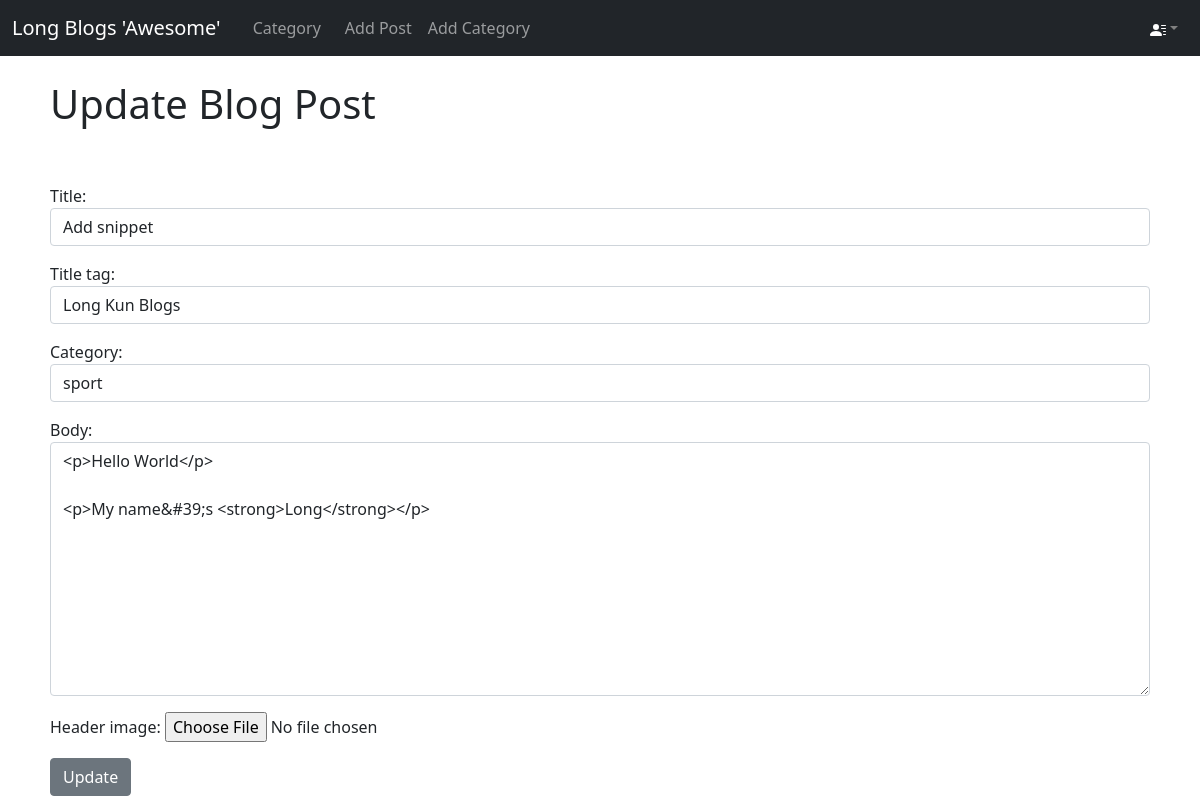
Page /article/edit/18/ (signed in) on the committed database.
### theblog/models.py (models this page shows, shortened)
class Post(models.Model):
    title = models.CharField(max_length=255)
    header_image = models.ImageField(null=True, blank=True, upload_to="images/")
    title_tag = models.CharField(max_length=255, default='Long Kun Blogs')
    author = models.ForeignKey(User, on_delete=models.CASCADE)
    category = models.CharField(max_length=255, default='coding')
    snippet = models.CharField(max_length=255)
    body = RichTextField(blank=True, null=True)
    post_date = models.DateField(auto_now_add=datetime.now)
    likes = models.ManyToManyField(User, related_name='blog_posts')

### theblog/views.py (the view)
# urls.py: path('article/edit/<int:pk>/', views.UpdatePostView.as_view(), name='update-post'),
class UpdatePostView(UpdateView):
    model = Post
    form_class = EditForm  # if use form_class u must remove fields = (...)
    template_name = 'theblog/update_post.html'

### theblog/forms.py
class EditForm(forms.ModelForm):
    class Meta:
        model = Post
        fields = ('title', 'title_tag', 'category', 'body', 'header_image')
        widgets = {
            'title': forms.TextInput(attrs={'class': 'form-control', 'placeholder': 'This is title ...'}),
            'title_tag': forms.TextInput(attrs={'class': 'form-control'}),
            'category': forms.Select(choices=choice_list,attrs={'class': 'form-control'}),
            'body': forms.Textarea(attrs={'class': 'form-control'}),
        }

### theblog/templates/theblog/update_post.html (shortened to what this page needs)
{% extends 'theblog/base.html' %}
{% block content %}
    {% if user.is_authenticated  %}
        {% if user.id == post.author.id %}
            <h1>Update Blog Post</h1>
            <br><br/>
            <div class="form-group">
                <form action="" method="POST"  enctype="multipart/form-data">
                    {{ form.as_p}}
                    <button class="btn btn-secondary">Update</button>
                </form>
            </div>
            {% else %}
            <p>You're not allowed here ( and you know it ...LOL :v )</p>
        {% endif %}
    {% else %}
        <p>You're not allowed here ( and you know it ...LOL :v )</p>
    {% endif %}
{% endblock content %}

### rows in the picture
Post: title "Add snippet", title_tag "Long Kun Blogs", category "sport", body "<p>Hello World</p> <p>My name&#39;s <strong>Long</strong></p>"
